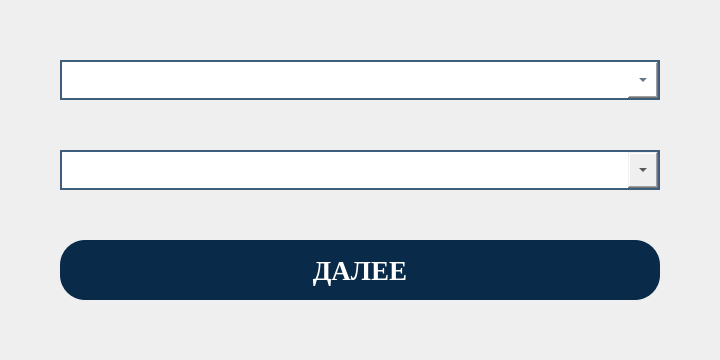
      <widget class="QWidget" name="page_choose_test">
       <property name="minimumSize">
        <size>
         <width>0</width>
         <height>0</height>
        </size>
       </property>
       <property name="styleSheet">
        <string notr="true">QComboBox {
	 border: 2px solid #3F5E7B;
}

QComboBox::drop-down {
	width: 30px;
}

QPushButton {
	background-color: #0A2A49;
	border-radius: 25px;
	color: #FFFFFF;
}

QPushButton:hover {
     background-color: #0B263B;
 }

QPushButton:pressed {
     background-color: #0A2A49;
 }

QPushButton:disabled {
 	background-color: #1F4971;
	color: grey;
 }
</string>
       </property>
       <layout class="QHBoxLayout" name="horizontalLayout_2">
        <property name="leftMargin">
         <number>20</number>
        </property>
        <property name="topMargin">
         <number>20</number>
        </property>
        <property name="rightMargin">
         <number>20</number>
        </property>
        <property name="bottomMargin">
         <number>20</number>
        </property>
        <item>
         <spacer name="horizontalSpacer_3">
          <property name="orientation">
           <enum>Qt::Horizontal</enum>
          </property>
          <property name="sizeHint" stdset="0">
           <size>
            <width>40</width>
            <height>20</height>
           </size>
          </property>
         </spacer>
        </item>
        <item>
         <layout class="QVBoxLayout" name="verticalLayout_2">
          <property name="spacing">
           <number>50</number>
          </property>
          <item>
           <spacer name="verticalSpacer">
            <property name="orientation">
             <enum>Qt::Vertical</enum>
            </property>
            <property name="sizeHint" stdset="0">
             <size>
              <width>20</width>
              <height>40</height>
             </size>
            </property>
           </spacer>
          </item>
          <item>
           <widget class="QComboBox" name="spisok_testov">
            <property name="sizePolicy">
             <sizepolicy hsizetype="Preferred" vsizetype="Preferred">
              <horstretch>0</horstretch>
              <verstretch>0</verstretch>
             </sizepolicy>
            </property>
            <property name="minimumSize">
             <size>
              <width>600</width>
              <height>40</height>
             </size>
            </property>
            <property name="maximumSize">
             <size>
              <width>16777215</width>
              <height>16777215</height>
             </size>
            </property>
            <property name="baseSize">
             <size>
              <width>0</width>
              <height>0</height>
             </size>
            </property>
            <property name="palette">
             <palette>
              <active>
               <colorrole role="WindowText">
                <brush brushstyle="SolidPattern">
                 <color alpha="255">
                  <red>10</red>
                  <green>42</green>
                  <blue>73</blue>
                 </color>
                </brush>
               </colorrole>
               <colorrole role="Button">
                <brush brushstyle="SolidPattern">
                 <color alpha="255">
                  <red>255</red>
                  <green>255</green>
                  <blue>255</blue>
                 </color>
                </brush>
               </colorrole>
               <colorrole role="Text">
                <brush brushstyle="SolidPattern">
                 <color alpha="255">
                  <red>10</red>
                  <green>42</green>
                  <blue>73</blue>
                 </color>
                </brush>
               </colorrole>
               <colorrole role="ButtonText">
                <brush brushstyle="SolidPattern">
                 <color alpha="255">
                  <red>10</red>
                  <green>42</green>
                  <blue>73</blue>
                 </color>
                </brush>
               </colorrole>
               <colorrole role="Base">
                <brush brushstyle="SolidPattern">
                 <color alpha="255">
                  <red>255</red>
                  <green>255</green>
                  <blue>255</blue>
                 </color>
                </brush>
               </colorrole>
               <colorrole role="Window">
                <brush brushstyle="SolidPattern">
                 <color alpha="255">
                  <red>255</red>
                  <green>255</green>
                  <blue>255</blue>
                 </color>
                </brush>
               </colorrole>
               <colorrole role="Highlight">
                <brush brushstyle="SolidPattern">
                 <color alpha="255">
                  <red>58</red>
                  <green>112</green>
                  <blue>164</blue>
                 </color>
                </brush>
               </colorrole>
              </active>
              <inactive>
               <colorrole role="WindowText">
                <brush brushstyle="SolidPattern">
                 <color alpha="255">
                  <red>10</red>
                  <green>42</green>
                  <blue>73</blue>
                 </color>
                </brush>
               </colorrole>
               <colorrole role="Button">
                <brush brushstyle="SolidPattern">
                 <color alpha="255">
                  <red>255</red>
                  <green>255</green>
                  <blue>255</blue>
                 </color>
                </brush>
               </colorrole>
               <colorrole role="Text">
                <brush brushstyle="SolidPattern">
                 <color alpha="255">
                  <red>10</red>
                  <green>42</green>
                  <blue>73</blue>
                 </color>
                </brush>
               </colorrole>
               <colorrole role="ButtonText">
                <brush brushstyle="SolidPattern">
                 <color alpha="255">
                  <red>10</red>
                  <green>42</green>
                  <blue>73</blue>
                 </color>
                </brush>
               </colorrole>
               <colorrole role="Base">
                <brush brushstyle="SolidPattern">
                 <color alpha="255">
                  <red>255</red>
                  <green>255</green>
                  <blue>255</blue>
                 </color>
                </brush>
               </colorrole>
               <colorrole role="Window">
                <brush brushstyle="SolidPattern">
                 <color alpha="255">
                  <red>255</red>
                  <green>255</green>
                  <blue>255</blue>
                 </color>
                </brush>
               </colorrole>
               <colorrole role="Highlight">
                <brush brushstyle="SolidPattern">
                 <color alpha="255">
                  <red>58</red>
                  <green>112</green>
                  <blue>164</blue>
                 </color>
                </brush>
               </colorrole>
              </inactive>
              <disabled>
               <colorrole role="WindowText">
                <brush brushstyle="SolidPattern">
                 <color alpha="255">
                  <red>10</red>
                  <green>42</green>
                  <blue>73</blue>
                 </color>
                </brush>
               </colorrole>
               <colorrole role="Button">
                <brush brushstyle="SolidPattern">
                 <color alpha="255">
                  <red>255</red>
                  <green>255</green>
                  <blue>255</blue>
                 </color>
                </brush>
               </colorrole>
               <colorrole role="Text">
                <brush brushstyle="SolidPattern">
                 <color alpha="255">
                  <red>10</red>
                  <green>42</green>
                  <blue>73</blue>
                 </color>
                </brush>
               </colorrole>
               <colorrole role="ButtonText">
                <brush brushstyle="SolidPattern">
                 <color alpha="255">
                  <red>10</red>
                  <green>42</green>
                  <blue>73</blue>
                 </color>
                </brush>
               </colorrole>
               <colorrole role="Base">
                <brush brushstyle="SolidPattern">
                 <color alpha="255">
                  <red>255</red>
                  <green>255</green>
                  <blue>255</blue>
                 </color>
                </brush>
               </colorrole>
               <colorrole role="Window">
                <brush brushstyle="SolidPattern">
                 <color alpha="255">
                  <red>255</red>
                  <green>255</green>
                  <blue>255</blue>
                 </color>
                </brush>
               </colorrole>
               <colorrole role="Highlight">
                <brush brushstyle="SolidPattern">
                 <color alpha="255">
                  <red>0</red>
                  <green>120</green>
                  <blue>215</blue>
                 </color>
                </brush>
               </colorrole>
              </disabled>
             </palette>
            </property>
            <property name="font">
             <font>
              <family>Times New Roman</family>
              <pointsize>20</pointsize>
              <weight>75</weight>
              <bold>true</bold>
             </font>
            </property>
            <property name="layoutDirection">
             <enum>Qt::LeftToRight</enum>
            </property>
            <property name="autoFillBackground">
             <bool>false</bool>
            </property>
            <property name="insertPolicy">
             <enum>QComboBox::InsertAfterCurrent</enum>
            </property>
            <property name="sizeAdjustPolicy">
             <enum>QComboBox::AdjustToContentsOnFirstShow</enum>
            </property>
            <property name="duplicatesEnabled">
             <bool>false</bool>
            </property>
            <property name="frame">
             <bool>true</bool>
            </property>
            <property name="modelColumn">
             <number>0</number>
            </property>
           </widget>
          </item>
          <item>
           <widget class="QComboBox" name="spisok_razdelov">
            <property name="sizePolicy">
             <sizepolicy hsizetype="Preferred" vsizetype="Preferred">
              <horstretch>0</horstretch>
              <verstretch>0</verstretch>
             </sizepolicy>
            </property>
            <property name="minimumSize">
             <size>
              <width>600</width>
              <height>40</height>
             </size>
            </property>
            <property name="maximumSize">
             <size>
              <width>16777215</width>
              <height>16777215</height>
             </size>
            </property>
            <property name="baseSize">
             <size>
              <width>0</width>
              <height>0</height>
             </size>
            </property>
            <property name="font">
             <font>
              <family>Times New Roman</family>
              <pointsize>20</pointsize>
              <weight>75</weight>
              <bold>true</bold>
             </font>
            </property>
            <property name="layoutDirection">
             <enum>Qt::LeftToRight</enum>
            </property>
            <property name="styleSheet">
             <string notr="true"/>
            </property>
            <property name="sizeAdjustPolicy">
             <enum>QComboBox::AdjustToContentsOnFirstShow</enum>
            </property>
            <property name="iconSize">
             <size>
              <width>16</width>
              <height>16</height>
             </size>
            </property>
            <property name="duplicatesEnabled">
             <bool>false</bool>
            </property>
            <property name="frame">
             <bool>true</bool>
            </property>
           </widget>
          </item>
          <item>
           <widget class="QPushButton" name="nav_to_page_user_btn">
            <property name="sizePolicy">
             <sizepolicy hsizetype="Preferred" vsizetype="Preferred">
              <horstretch>0</horstretch>
              <verstretch>0</verstretch>
             </sizepolicy>
            </property>
            <property name="minimumSize">
             <size>
              <width>400</width>
              <height>60</height>
             </size>
            </property>
            <property name="maximumSize">
             <size>
              <width>16777215</width>
              <height>16777215</height>
             </size>
            </property>
            <property name="baseSize">
             <size>
              <width>0</width>
              <height>0</height>
             </size>
            </property>
            <property name="font">
             <font>
              <family>Times New Roman</family>
              <pointsize>20</pointsize>
              <weight>75</weight>
              <bold>true</bold>
             </font>
            </property>
            <property name="layoutDirection">
             <enum>Qt::LeftToRight</enum>
            </property>
            <property name="text">
             <string>ДАЛЕЕ</string>
            </property>
            <property name="flat">
             <bool>false</bool>
            </property>
           </widget>
          </item>
          <item>
           <spacer name="verticalSpacer_2">
            <property name="orientation">
             <enum>Qt::Vertical</enum>
            </property>
            <property name="sizeHint" stdset="0">
             <size>
              <width>20</width>
              <height>40</height>
             </size>
            </property>
           </spacer>
          </item>
         </layout>
        </item>
        <item>
         <spacer name="horizontalSpacer_4">
          <property name="orientation">
           <enum>Qt::Horizontal</enum>
          </property>
          <property name="sizeHint" stdset="0">
           <size>
            <width>40</width>
            <height>20</height>
           </size>
          </property>
         </spacer>
        </item>
       </layout>
      </widget>
